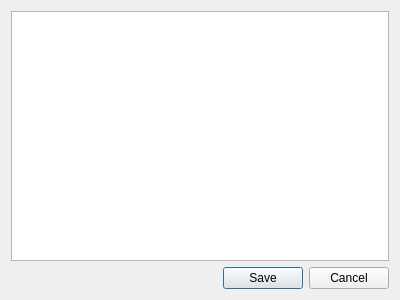
<?xml version="1.0" encoding="UTF-8"?>
<ui version="4.0">
 <class>LookupTable</class>
 <widget class="QDialog" name="LookupTable">
  <property name="windowModality">
   <enum>Qt::ApplicationModal</enum>
  </property>
  <property name="geometry">
   <rect>
    <x>0</x>
    <y>0</y>
    <width>400</width>
    <height>300</height>
   </rect>
  </property>
  <property name="windowTitle">
   <string>Werte bearbeiten</string>
  </property>
  <layout class="QGridLayout" name="gridLayout">
   <item row="0" column="0">
    <widget class="QTableView" name="tbl">
     <property name="contextMenuPolicy">
      <enum>Qt::CustomContextMenu</enum>
     </property>
     <property name="editTriggers">
      <set>QAbstractItemView::DoubleClicked</set>
     </property>
     <property name="sortingEnabled">
      <bool>true</bool>
     </property>
     <attribute name="verticalHeaderShowSortIndicator" stdset="0">
      <bool>true</bool>
     </attribute>
     <attribute name="verticalHeaderShowSortIndicator" stdset="0">
      <bool>true</bool>
     </attribute>
    </widget>
   </item>
   <item row="1" column="0">
    <widget class="QDialogButtonBox" name="buttonBox">
     <property name="orientation">
      <enum>Qt::Horizontal</enum>
     </property>
     <property name="standardButtons">
      <set>QDialogButtonBox::Cancel|QDialogButtonBox::Save</set>
     </property>
    </widget>
   </item>
  </layout>
 </widget>
 <resources/>
 <connections>
  <connection>
   <sender>buttonBox</sender>
   <signal>accepted()</signal>
   <receiver>LookupTable</receiver>
   <slot>accept()</slot>
   <hints>
    <hint type="sourcelabel">
     <x>248</x>
     <y>254</y>
    </hint>
    <hint type="destinationlabel">
     <x>157</x>
     <y>274</y>
    </hint>
   </hints>
  </connection>
  <connection>
   <sender>buttonBox</sender>
   <signal>rejected()</signal>
   <receiver>LookupTable</receiver>
   <slot>reject()</slot>
   <hints>
    <hint type="sourcelabel">
     <x>316</x>
     <y>260</y>
    </hint>
    <hint type="destinationlabel">
     <x>286</x>
     <y>274</y>
    </hint>
   </hints>
  </connection>
 </connections>
</ui>
